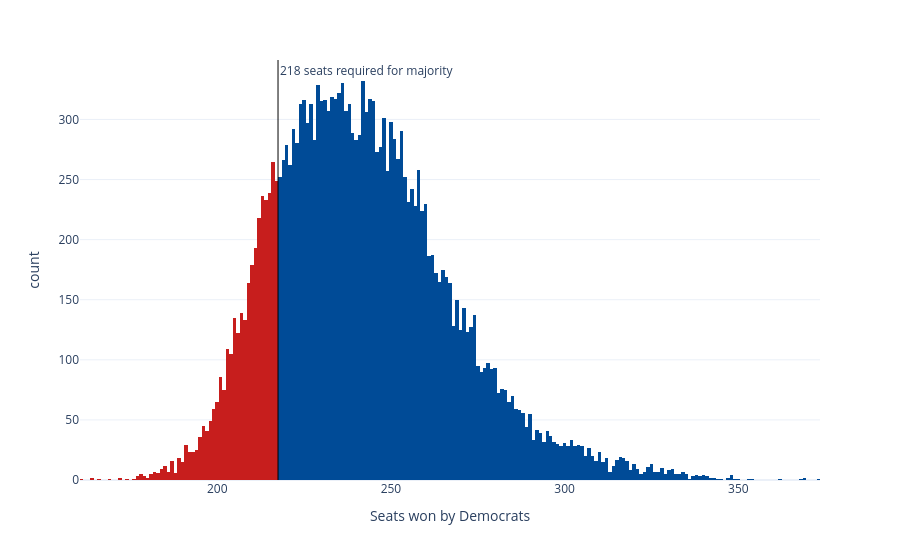

This figure's notebook cell:
### Code cell
sims_hist = px.histogram(seat_sims, x='seats', nbins=np.unique(seat_sims['seats']).shape[0]*2, color='winner',
                         color_discrete_map={'Democrats': '#004b97', 'Republicans': '#c71e1d'},
                         labels={'seats':'Seats won by Democrats', 'winner': 'Winner'}, template='plotly_white')
sims_hist.update_traces(showlegend=False)
sims_hist.add_vline(x=217.5, line_width=1, line_color='black', annotation_text='218 seats required for majority', 
                    annotation_position='top right')
sims_hist

### Figure 1 — Plotly figure (JSON) as saved in the notebook; plotly's stock layout.template omitted (floating-point values rounded to 4 significant figures; data arrays with more than 128 entries replaced by an {"elided": "..."} marker saying what was removed)
{"data": [{"bingroup": "x", "hovertemplate": "Winner=Democrats<br>Seats won by Democrats=%{x}<br>count=%{y}<extra></extra>", "legendgroup": "Democrats", "marker": {"color": "#004b97", "pattern": {"shape": ""}}, "name": "Democrats", "nbinsx": 372, "orientation": "v", "showlegend": false, "type": "histogram", "x": {"elided": "16602 int values"}, "xaxis": "x", "yaxis": "y"}, {"bingroup": "x", "hovertemplate": "Winner=Republicans<br>Seats won by Democrats=%{x}<br>count=%{y}<extra></extra>", "legendgroup": "Republicans", "marker": {"color": "#c71e1d", "pattern": {"shape": ""}}, "name": "Republicans", "nbinsx": 372, "orientation": "v", "showlegend": false, "type": "histogram", "x": {"elided": "3398 int values"}, "xaxis": "x", "yaxis": "y"}], "layout": {"annotations": [{"showarrow": false, "text": "218 seats required for majority", "x": 217.5, "xanchor": "left", "xref": "x", "y": 1, "yanchor": "top", "yref": "y domain"}], "barmode": "relative", "legend": {"title": {"text": "Winner"}, "tracegroupgap": 0}, "margin": {"t": 60}, "shapes": [{"line": {"color": "black", "width": 1}, "type": "line", "x0": 217.5, "x1": 217.5, "xref": "x", "y0": 0, "y1": 1, "yref": "y domain"}], "xaxis": {"anchor": "y", "domain": [0, 1], "title": {"text": "Seats won by Democrats"}}, "yaxis": {"anchor": "x", "domain": [0, 1], "title": {"text": "count"}}}}
